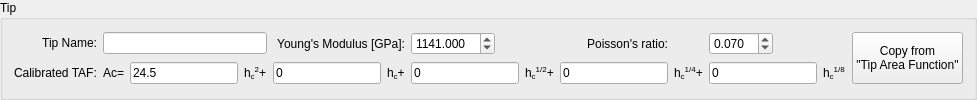
               <widget class="QGroupBox" name="groupBox_23">
                <property name="sizePolicy">
                 <sizepolicy hsizetype="Maximum" vsizetype="Minimum">
                  <horstretch>0</horstretch>
                  <verstretch>0</verstretch>
                 </sizepolicy>
                </property>
                <property name="minimumSize">
                 <size>
                  <width>800</width>
                  <height>0</height>
                 </size>
                </property>
                <property name="title">
                 <string>Tip</string>
                </property>
                <layout class="QGridLayout" name="gridLayout_43">
                 <item row="1" column="11">
                  <widget class="QLabel" name="label_58">
                   <property name="sizePolicy">
                    <sizepolicy hsizetype="Maximum" vsizetype="Preferred">
                     <horstretch>0</horstretch>
                     <verstretch>0</verstretch>
                    </sizepolicy>
                   </property>
                   <property name="text">
                    <string>&lt;html&gt;&lt;head/&gt;&lt;body&gt;&lt;p&gt;h&lt;span style=&quot; vertical-align:sub;&quot;&gt;c&lt;/span&gt;&lt;span style=&quot; vertical-align:super;&quot;&gt;1/8&lt;/span&gt;&lt;/p&gt;&lt;/body&gt;&lt;/html&gt;</string>
                   </property>
                  </widget>
                 </item>
                 <item row="1" column="8">
                  <widget class="QLineEdit" name="lineEdit_TAF4_tabHE">
                   <property name="text">
                    <string>0</string>
                   </property>
                   <property name="readOnly">
                    <bool>true</bool>
                   </property>
                  </widget>
                 </item>
                 <item row="1" column="6">
                  <widget class="QLineEdit" name="lineEdit_TAF3_tabHE">
                   <property name="text">
                    <string>0</string>
                   </property>
                   <property name="readOnly">
                    <bool>true</bool>
                   </property>
                  </widget>
                 </item>
                 <item row="1" column="1">
                  <widget class="QLabel" name="label_56">
                   <property name="sizePolicy">
                    <sizepolicy hsizetype="Maximum" vsizetype="Preferred">
                     <horstretch>0</horstretch>
                     <verstretch>0</verstretch>
                    </sizepolicy>
                   </property>
                   <property name="text">
                    <string>Ac=</string>
                   </property>
                  </widget>
                 </item>
                 <item row="1" column="2">
                  <widget class="QLineEdit" name="lineEdit_TAF1_tabHE">
                   <property name="text">
                    <string>24.5</string>
                   </property>
                   <property name="readOnly">
                    <bool>true</bool>
                   </property>
                  </widget>
                 </item>
                 <item row="1" column="4">
                  <widget class="QLineEdit" name="lineEdit_TAF2_tabHE">
                   <property name="text">
                    <string>0</string>
                   </property>
                   <property name="readOnly">
                    <bool>true</bool>
                   </property>
                  </widget>
                 </item>
                 <item row="1" column="3">
                  <widget class="QLabel" name="label_57">
                   <property name="sizePolicy">
                    <sizepolicy hsizetype="Maximum" vsizetype="Preferred">
                     <horstretch>0</horstretch>
                     <verstretch>0</verstretch>
                    </sizepolicy>
                   </property>
                   <property name="text">
                    <string>&lt;html&gt;&lt;head/&gt;&lt;body&gt;&lt;p&gt;h&lt;span style=&quot; vertical-align:sub;&quot;&gt;c&lt;/span&gt;&lt;span style=&quot; vertical-align:super;&quot;&gt;2&lt;/span&gt;+&lt;/p&gt;&lt;/body&gt;&lt;/html&gt;</string>
                   </property>
                  </widget>
                 </item>
                 <item row="1" column="5">
                  <widget class="QLabel" name="label_55">
                   <property name="sizePolicy">
                    <sizepolicy hsizetype="Maximum" vsizetype="Preferred">
                     <horstretch>0</horstretch>
                     <verstretch>0</verstretch>
                    </sizepolicy>
                   </property>
                   <property name="text">
                    <string>&lt;html&gt;&lt;head/&gt;&lt;body&gt;&lt;p&gt;h&lt;span style=&quot; vertical-align:sub;&quot;&gt;c&lt;/span&gt;+&lt;/p&gt;&lt;/body&gt;&lt;/html&gt;</string>
                   </property>
                  </widget>
                 </item>
                 <item row="1" column="7">
                  <widget class="QLabel" name="label_54">
                   <property name="sizePolicy">
                    <sizepolicy hsizetype="Maximum" vsizetype="Preferred">
                     <horstretch>0</horstretch>
                     <verstretch>0</verstretch>
                    </sizepolicy>
                   </property>
                   <property name="text">
                    <string>&lt;html&gt;&lt;head/&gt;&lt;body&gt;&lt;p&gt;h&lt;span style=&quot; vertical-align:sub;&quot;&gt;c&lt;/span&gt;&lt;span style=&quot; vertical-align:super;&quot;&gt;1/2&lt;/span&gt;+&lt;/p&gt;&lt;/body&gt;&lt;/html&gt;</string>
                   </property>
                  </widget>
                 </item>
                 <item row="1" column="10">
                  <widget class="QLineEdit" name="lineEdit_TAF5_tabHE">
                   <property name="text">
                    <string>0</string>
                   </property>
                   <property name="readOnly">
                    <bool>true</bool>
                   </property>
                  </widget>
                 </item>
                 <item row="1" column="9">
                  <widget class="QLabel" name="label_53">
                   <property name="sizePolicy">
                    <sizepolicy hsizetype="Maximum" vsizetype="Preferred">
                     <horstretch>0</horstretch>
                     <verstretch>0</verstretch>
                    </sizepolicy>
                   </property>
                   <property name="text">
                    <string>&lt;html&gt;&lt;head/&gt;&lt;body&gt;&lt;p&gt;h&lt;span style=&quot; vertical-align:sub;&quot;&gt;c&lt;/span&gt;&lt;span style=&quot; vertical-align:super;&quot;&gt;1/4&lt;/span&gt;+&lt;/p&gt;&lt;/body&gt;&lt;/html&gt;</string>
                   </property>
                  </widget>
                 </item>
                 <item row="1" column="0">
                  <widget class="QLabel" name="label_60">
                   <property name="text">
                    <string>Calibrated TAF:</string>
                   </property>
                  </widget>
                 </item>
                 <item row="0" column="0">
                  <widget class="QLabel" name="label_52">
                   <property name="sizePolicy">
                    <sizepolicy hsizetype="Preferred" vsizetype="Maximum">
                     <horstretch>0</horstretch>
                     <verstretch>0</verstretch>
                    </sizepolicy>
                   </property>
                   <property name="text">
                    <string>Tip Name:</string>
                   </property>
                   <property name="alignment">
                    <set>Qt::AlignRight|Qt::AlignTrailing|Qt::AlignVCenter</set>
                   </property>
                  </widget>
                 </item>
                 <item row="0" column="8">
                  <widget class="QLabel" name="label_62">
                   <property name="text">
                    <string>Poisson's ratio:</string>
                   </property>
                   <property name="scaledContents">
                    <bool>true</bool>
                   </property>
                   <property name="alignment">
                    <set>Qt::AlignRight|Qt::AlignTrailing|Qt::AlignVCenter</set>
                   </property>
                  </widget>
                 </item>
                 <item row="0" column="13" rowspan="2">
                  <widget class="QPushButton" name="Copy_TAF_tabHE">
                   <property name="sizePolicy">
                    <sizepolicy hsizetype="Minimum" vsizetype="Preferred">
                     <horstretch>0</horstretch>
                     <verstretch>0</verstretch>
                    </sizepolicy>
                   </property>
                   <property name="text">
                    <string>Copy from
&quot;Tip Area Function&quot;</string>
                   </property>
                  </widget>
                 </item>
                 <item row="0" column="4" colspan="2">
                  <widget class="QLabel" name="label_61">
                   <property name="text">
                    <string>Young's Modulus [GPa]:</string>
                   </property>
                   <property name="alignment">
                    <set>Qt::AlignRight|Qt::AlignTrailing|Qt::AlignVCenter</set>
                   </property>
                  </widget>
                 </item>
                 <item row="0" column="1" colspan="3">
                  <widget class="QLineEdit" name="lineEdit_TipName_tabHE"/>
                 </item>
                 <item row="0" column="6">
                  <widget class="QDoubleSpinBox" name="doubleSpinBox_E_Tip_tabHE">
                   <property name="sizePolicy">
                    <sizepolicy hsizetype="Maximum" vsizetype="Fixed">
                     <horstretch>0</horstretch>
                     <verstretch>0</verstretch>
                    </sizepolicy>
                   </property>
                   <property name="decimals">
                    <number>3</number>
                   </property>
                   <property name="maximum">
                    <double>99999.990000000005239</double>
                   </property>
                   <property name="value">
                    <double>1141.000000000000000</double>
                   </property>
                  </widget>
                 </item>
                 <item row="0" column="10">
                  <widget class="QDoubleSpinBox" name="doubleSpinBox_Poisson_Tip_tabHE">
                   <property name="sizePolicy">
                    <sizepolicy hsizetype="Maximum" vsizetype="Fixed">
                     <horstretch>0</horstretch>
                     <verstretch>0</verstretch>
                    </sizepolicy>
                   </property>
                   <property name="decimals">
                    <number>3</number>
                   </property>
                   <property name="value">
                    <double>0.070000000000000</double>
                   </property>
                  </widget>
                 </item>
                </layout>
               </widget>
